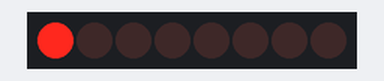
A sketch run on a simulated Arduino Uno, built with avr-gcc and run on an emulated ATmega328P. On the bench: 8 shift-register outputs drawn as a row of LEDs (first output left, lit = HIGH). Wiring (inferred from the names in the program): shift register (74HC595): data pin 8; shift clock pin 10; latch pin 9. Wiring (inferred from the signals the program sends): row of LEDs: on Q0, Q1, Q2, Q3, Q4, Q5, Q6, Q7.

Above: at 0.2 s.
At 1.2 s:
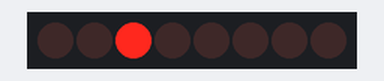
At 1.7 s:
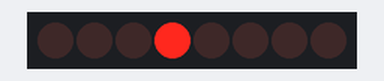
At 2.2 s:
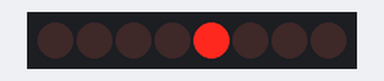
At 3.2 s:
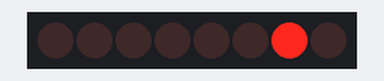
At 4.7 s:
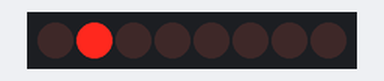
Timing chart, 0 to 5.2 s (numbered marks = the images above):
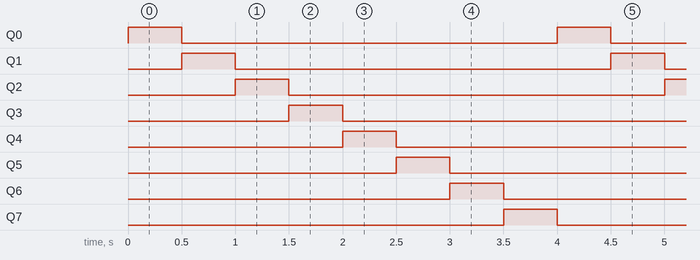

Measured:
- by itself, Q0–7: alternates HIGH for 0.50 s and LOW for 3.5 s
- by itself, everything shown: repeats every 4.0 s, in 8 steps

The sketch:

CH_28_02.ino
```cpp
int DATA_PIN = 8;
int LATCH_CLOCK_PIN = 9;
int SHIFT_CLOCK_PIN = 10;

void setup() {
  pinMode(DATA_PIN, OUTPUT);    // 데이터와 제어 핀을 출력으로 설정
  pinMode(LATCH_CLOCK_PIN, OUTPUT);
  pinMode(SHIFT_CLOCK_PIN, OUTPUT);
}

void loop() {
  byte data = 1;

  for (int i = 0; i < 8; i++) {
    digitalWrite(LATCH_CLOCK_PIN, LOW);
    // 8개 비트를 MSB 우선으로 전송하면 74595의 출력 순서와 일치함
    shiftOut(DATA_PIN, SHIFT_CLOCK_PIN, MSBFIRST, data << i);
    // 래치 클록의 상승 에지에서 래치 데이터 출력
    digitalWrite(LATCH_CLOCK_PIN, HIGH);

    delay(500);
  }
}
```
